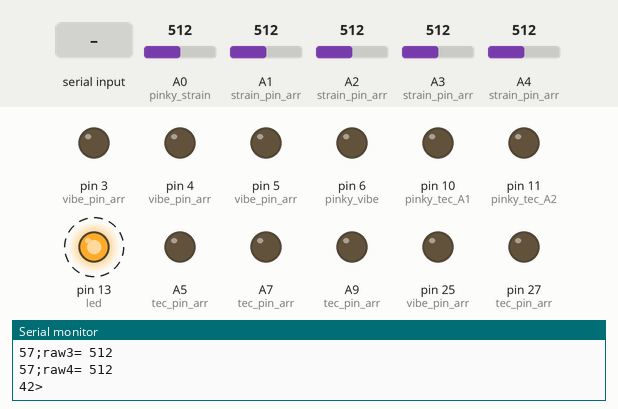
Bench run of a sketch on a simulated Teensy 4. On the bench: output pins drawn as LEDs (lit = HIGH), the last lines printed to the serial monitor. Dashed ring = blinking. The inputs (shaded band) are chosen by the test bench; at power-on: A0 (pinky_strain) = 512, A1 (strain_pin_arr) = 512, A2 (strain_pin_arr) = 512, A3 (strain_pin_arr) = 512, A4 (strain_pin_arr) = 512.

Above: at 14.9 s.
15.0 s: "<90;45;200>" received over the second serial link
At 15.37 s:
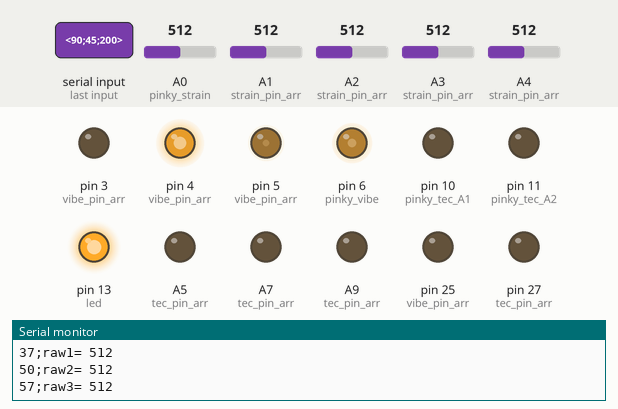
18.0 s: "<;>" received over the second serial link
At 18.17 s:
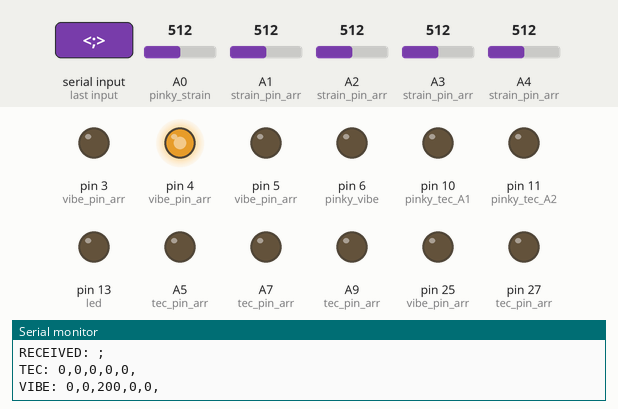
21.0 s: "<90;45;200;10>" received over the second serial link
At 21.42 s:
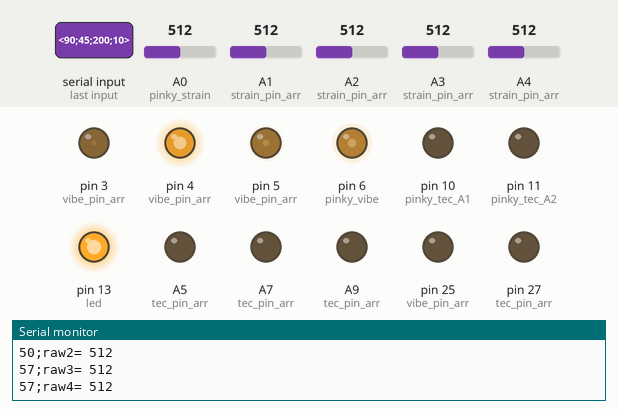
24.0 s: "<5>" received over the second serial link
At 24.34 s:
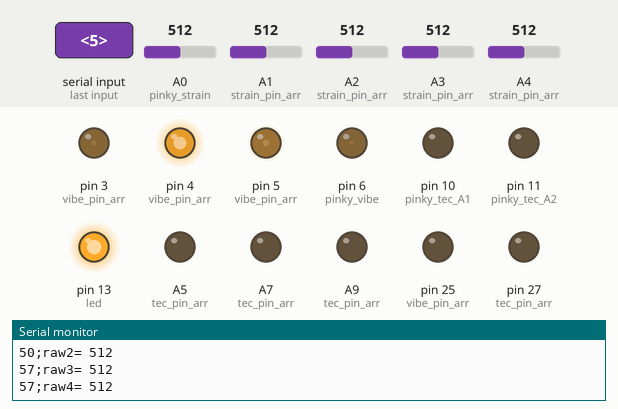
27.0 s: "<30;150;10>" received over the second serial link
At 27.26 s:
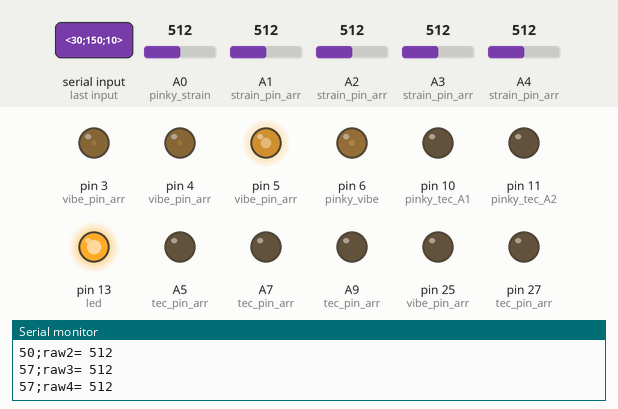
30.0 s: "<90;45>" received over the second serial link
At 30.38 s:
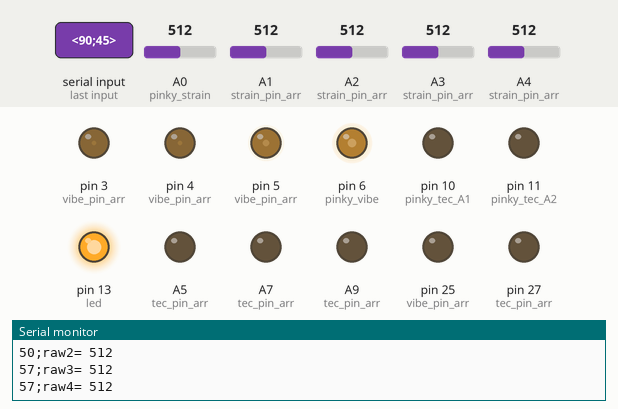
Timing chart, 0 to 34.0 s (numbered marks = the images above; inputs shaded):
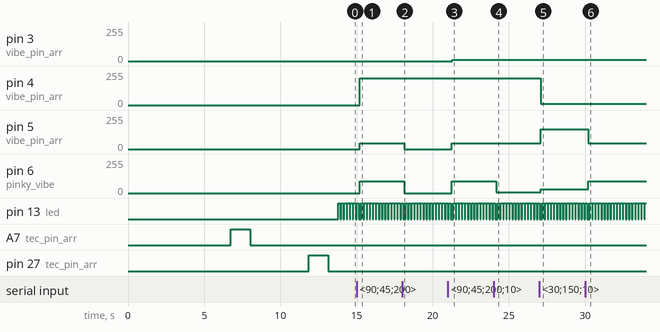

Measured:
- after the input at 15.0 s, pin 4 (vibe_pin_arr): 0/255 → 200/255 after 0.22 s; pin 5 (vibe_pin_arr): 0/255 → 45/255 after 0.21 s; pin 6 (pinky_vibe): 0/255 → 90/255 after 0.20 s
- after the input at 18.0 s, pin 5 (vibe_pin_arr): 45/255 → 0/255 after 0.13 s; pin 6 (pinky_vibe): 90/255 → 0/255 after 0.12 s
- after the input at 21.0 s, pin 3 (vibe_pin_arr): 0/255 → 10/255 after 0.28 s; pin 5 (vibe_pin_arr): 0/255 → 45/255 after 0.25 s; pin 6 (pinky_vibe): 0/255 → 90/255 after 0.24 s
- after the input at 24.0 s, pin 6 (pinky_vibe): 90/255 → 5/255 after 0.16 s
- after the input at 27.0 s, pin 4 (vibe_pin_arr): 200/255 → 10/255 after 0.11 s; pin 5 (vibe_pin_arr): 45/255 → 150/255 after 0.10 s; pin 6 (pinky_vibe): 5/255 → 30/255 after 0.09 s
- after the input at 30.0 s, pin 5 (vibe_pin_arr): 150/255 → 45/255 after 0.22 s; pin 6 (pinky_vibe): 30/255 → 90/255 after 0.21 s

The sketch:

touch_glove.ino
```cpp
/*
 *    TOUCH GLOVE
 *
 */


#define BTSerial Serial3 // Bluetooth

#define led 13 // LED onboard Teensy

bool debug=true;

#define BT_delay 50
#define sensor_delay 10
#define actuator_delay 10


/*****     STRAIN SENSORS     *****/

#define num_strain_sensors 5 // Total # of stain sensors

// Strain sensors on each of the glove fingers
//#define pinky_strain A1
//#define ring_strain A2
//#define middle_strain A3
//#define index_strain A4
//#define thumb_strain A5

// PCB
#define pinky_strain A0
#define ring_strain A1
#define middle_strain A2
#define index_strain A3
#define thumb_strain A4

// Value array for strain sensors
int strain_val_arr[num_strain_sensors]={0,};

// Strain sensor pin array
byte strain_pin_arr[num_strain_sensors]={
                                            pinky_strain,
                                            ring_strain,
                                            middle_strain,
                                            index_strain,
                                            thumb_strain
                                         };

// Max value to map to for strain sensors (relative to Robotic Arm servos)
#define pinky_max_strain 75
#define ring_max_strain 100
#define middle_max_strain 115
#define index_max_strain 115
#define thumb_max_strain 85

byte strain_max_val[num_strain_sensors]={
                                      pinky_max_strain,
                                      ring_max_strain,
                                      middle_max_strain,
                                      index_max_strain,
                                      thumb_max_strain
                                    };


/*****     TEMPERATURE (Thermal Electric Coupler) ACTUATORS     *****/

#define num_tec_acts 5 // Total # of temperature actuators

// Temperature actuators on each of the glove finger tips
//#define pinky_tec 10
//#define ring_tec 11
//#define middle_tec 12
//#define index_tec 13
//#define thumb_tec 14

//#define pinky_tec_A1 10 // PWM
//#define pinky_tec_A2 11 // NOT PWM (always 0)
//#define ring_tec_B1 23 // PWM
//#define ring_tec_B2 12 // NOT PWM (always 0)
//#define middle_tec_A1 22 // PWM
//#define middle_tec_A2 2 // NOT PWM (always 0)
//#define index_tec_B1 21 // PWM
//#define index_tec_B2 1 // NOT PWM (always 0)
//#define thumb_tec_A1 20 // PWM
//#define thumb_tec_A2 0 // NOT PWM (always 0)

// PCB
#define pinky_tec_A1 10 // PWM
#define pinky_tec_A2 11 // NO PWM

#define ring_tec_B1 19 // NO PWM
#define ring_tec_B2 20 // PWM

#define middle_tec_A1 21 // PWM
#define middle_tec_A2 22 // PWM

#define index_tec_B1 23 // PWM
#define index_tec_B2 24 // NO PWM

#define thumb_tec_A1 27 // NO PWM
#define thumb_tec_A2 36 // NO PWM

// Value array for temperature actuators
int tec_val_arr[num_tec_acts]={0,};

// Temperature actuator pin array
byte tec_pin_arr[num_tec_acts]={
                                  pinky_tec_A1,
                                  ring_tec_B1,
                                  middle_tec_A1,
                                  index_tec_B1,
                                  thumb_tec_A1
                               };

// Temperature actuator pin array
byte tec_pin_arr2[num_tec_acts]={
                                  pinky_tec_A2,
                                  ring_tec_B2,
                                  middle_tec_A2,
                                  index_tec_B2,
                                  thumb_tec_A2
                               };

// Max value to map to for tec actuators (relative to Robotic Arm temp sensors)
#define pinky_max_tec 255
#define ring_max_tec 255
#define middle_max_tec 255
#define index_max_tec 255
#define thumb_max_tec 255

byte tec_max_val[num_strain_sensors]={
                                      pinky_max_tec,
                                      ring_max_tec,
                                      middle_max_tec,
                                      index_max_tec,
                                      thumb_max_tec
                                    };


/*****     PRESSURE (VIBRO TACTILE) ACTUATORS     *****/

#define num_vibe_acts 5 // Total # of pressure actuators

// Pressure actuators on each of the glove finger tips
//#define pinky_vibe 3
//#define ring_vibe 4
//#define middle_vibe 5
//#define index_vibe 6
//#define thumb_vibe 9

// PCB
#define pinky_vibe 6
#define ring_vibe 5
#define middle_vibe 4
#define index_vibe 3
#define thumb_vibe 25

// Value array for pressure actuators
int vibe_val_arr[num_vibe_acts]={0,};

// Value array for pressure actuators
byte vibe_pin_arr[num_vibe_acts]={
                                    pinky_vibe,
                                    ring_vibe,
                                    middle_vibe,
                                    index_vibe,
                                    thumb_vibe
                                 };

// Max value to map to for strain sensors (relative to Robotic Arm servos)
#define pinky_max_vibe 255
#define ring_max_vibe 255
#define middle_max_vibe 255
#define index_max_vibe 255
#define thumb_max_vibe 255

byte vibe_max_val[num_vibe_acts]={
                                      pinky_max_vibe,
                                      ring_max_vibe,
                                      middle_max_vibe,
                                      index_max_vibe,
                                      thumb_max_vibe
                                    };


/*****     BLUETOOTH TX/RX VARIABLES     *****/

const byte numChars=40; // 3 (# of digits) * 10 (num readings: 5 temp, 5 pressure) + 9 (semicolons) + 1 (end marker)
char receivedChars[numChars]; // Char array of our received data
bool newData = false;  //


/*****     SETUP     *****/

void setup() {

    open_serial_COM();

//    vibe_start_seq();
    tec_start_seq();

    pinMode(led, OUTPUT); // Configure LED (pin) as OUTPUT

    for(unsigned int i=0;i<num_tec_acts;i++) {
      digitalWrite(tec_pin_arr2[i],LOW);
    }

    digitalWrite(led, HIGH);


    //TEC
    pinMode(pinky_tec_A2,OUTPUT);
    digitalWrite(pinky_tec_A2,LOW);
}


/*****     LOOP     *****/

void loop() {
    digitalWrite(led, HIGH);
    transmitBT();
    delay(BT_delay);
    digitalWrite(led, LOW);
    receiveBT();
    delay(BT_delay);
}


/*****     FUNCTION DEFINITIONS     *****/


/***   BT TRANSMIT HELPER FUNCTIONS   ***/

void transmitBT() {
    if(debug) {Serial.println("Touch Glove - \"Strain\"");}

    print_start_marker();

    for(int i=0;i<num_strain_sensors;i++) {

      read_strain_sensor(i);

      send_data(i);

      print_delimiter(i);
    }

    print_end_marker();

    BTSerial.flush();
}


void print_start_marker() {
    if(debug) {Serial.print("<");}
    BTSerial.print("<");
}


void print_delimiter(int i) {
    if(i<num_strain_sensors-1) {
      if(debug) {Serial.print(";");}
      BTSerial.print(";");
    }
}


void print_end_marker() {
    if(debug) {Serial.println(">");}
    BTSerial.print(">");

    if(debug) {Serial.println();}
}


void send_data(int i) {
  if(strain_val_arr[i] <= 5) {
      if(debug) {Serial.print(0);}
      BTSerial.print(0);
  } else {
      BTSerial.print(strain_val_arr[i]);
      if(debug) {Serial.print(strain_val_arr[i]);}
  }
  delay(sensor_delay);
}

void read_strain_sensor(int i) {
    int raw=analogRead(strain_pin_arr[i]);
    Serial.print("raw");
    Serial.print(i);
    Serial.print("= ");
    Serial.println(raw);
    strain_val_arr[i]=map(raw,0,1023,0,strain_max_val[i]);
    delay(sensor_delay);
}


/***   BT RECEIVE HELPER FUNCTIONS   ***/

void receiveBT() {
    recvWithStartEndMarkers();  // Retrieve data over BT
    showNewData();  // Manipulate the retrieved data
}


void recvWithStartEndMarkers() {
    static bool recvInProgress=false;
    static byte ndx=0;
    char startMarker='<';
    char endMarker='>';
    char rc;

    while (BTSerial.available() > 0 && newData == false) {
        rc=BTSerial.read(); // Read from the BT buffer

        if (recvInProgress == true) {
            if (rc != endMarker) {
                receivedChars[ndx] = rc;
                ndx++;
                if (ndx >= numChars) {
                    ndx = numChars - 1;
                }
            } else {
                receivedChars[ndx] = '\0'; // terminate the string
                recvInProgress = false;
                ndx = 0;
                newData = true;
            }
        } else if (rc == startMarker) {
            recvInProgress = true;
        }
    }
}


void showNewData() {
    if (newData == true) {
        if(debug) {Serial.println();}
        if(debug) {Serial.print("RECEIVED: ");}
        String sensor_data=receivedChars;

        parse_sensor_readings(sensor_data);
        write_to_actuators();
        newData = false;
    }
}


void parse_sensor_readings(String sensor_data) {
  if(debug) {Serial.println(sensor_data);}
  int s_idx=0;
  String tmp="";
  char c;
  int i=0;

  while(c=sensor_data[s_idx]) {

     if(c == ';') {
        //Serial.print(tmp);
        //Serial.print(';');
        if(i<num_vibe_acts)
            vibe_val_arr[i]=tmp.toInt();
        else if (i >= num_vibe_acts && i < num_vibe_acts + num_tec_acts)
            tec_val_arr[i-num_vibe_acts]=tmp.toInt();
        tmp="";
        i++;
     } else
        tmp+=c;

    s_idx++;
  }

  if(i<num_vibe_acts)
      vibe_val_arr[i]=tmp.toInt();
  else if (i >= num_vibe_acts && i < num_vibe_acts + num_tec_acts)
      tec_pin_arr[i-num_vibe_acts]=tmp.toInt();
  tmp="";
//  Serial.print("last=");
//  Serial.print(tmp);
}


void write_to_actuators() {
    if(debug) {Serial.print("TEC: ");}
    for(int i=0;i<num_tec_acts;i++) {
        analogWrite(tec_pin_arr[i],tec_val_arr[i]);
//        analogWrite(tec_pin_arr[i],tec_val_arr[0]);
        if(debug) {Serial.print(tec_val_arr[i]);}
        if(debug) {Serial.print(",");}
        delay(actuator_delay);
    }
    if(debug) {Serial.println();}
    if(debug) {Serial.print("VIBE: ");}
    for(int i=0;i<num_vibe_acts;i++) {
        analogWrite(vibe_pin_arr[i],vibe_val_arr[i]);
//        analogWrite(vibe_pin_arr[i],vibe_val_arr[0]);
        if(debug) {Serial.print(vibe_val_arr[i]);}
        if(debug) {Serial.print(",");}
        delay(actuator_delay);
    }
    if(debug) {Serial.println();}
}


/*****     MISC HELPER FUNCTIONS     *****/

void vibe_start_seq() {
    for(unsigned int j=0;j<num_vibe_acts;j++) {
        for(int i=0;i<vibe_max_val[j];i++) {
            analogWrite(vibe_pin_arr[j],i);
            delay(5);
        }
        for(int i=vibe_max_val[j];i>=0;i--) {
            analogWrite(vibe_pin_arr[j],i);
            delay(5);
        }
    }
}

void tec_start_seq() {
    for(unsigned int j=0;j<num_tec_acts;j++) {
        for(int i=0;i<tec_max_val[j];i++) {
            analogWrite(tec_pin_arr[j],i);
            delay(5);
        }
        for(int i=tec_max_val[j];i>=0;i--) {
            analogWrite(tec_pin_arr[j],i);
            delay(5);
        }
    }
}


void open_serial_COM() {
    Serial.begin(9600); // Start Serial Monitor (Console output)
    delay(500);
    BTSerial.begin(9600); // Start BT COMM port
    delay(500);
}
```
